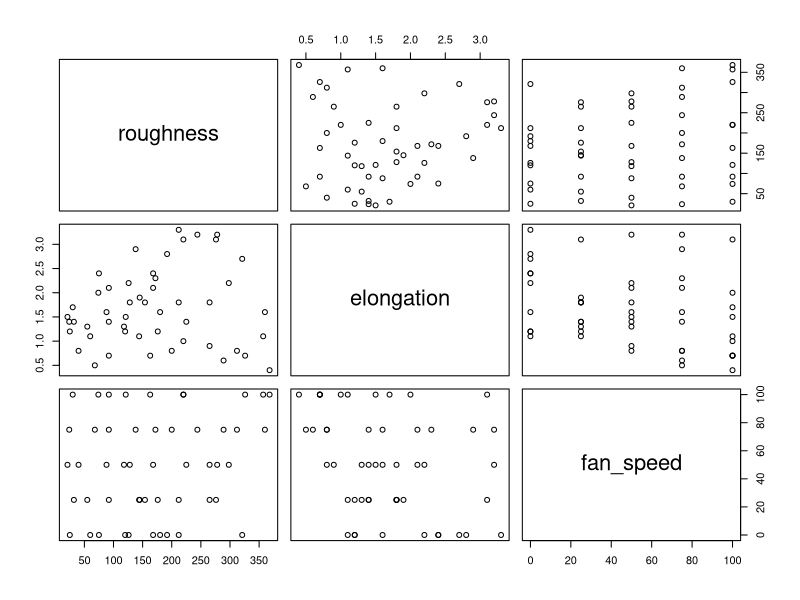

Here is the R script that generated this plot: (Note: this script raises an error after producing the figure.)
#=============================================================
# file: main.r
# Author: Dang Cao Minh
# Comment language: Vietnamese
# Language: R
# Date modified: 20/11/2023
# Dataset file: data.csv
# Contributors:
#               Đoàn Minh Khôi
#               Hồ Cảnh Minh
#               Vũ Hoàng Quân
#               Lê Châu Nhật Minh
# Brief:
#    - This is part of our probability and statistics project
#    - The aim of the study is to determine how much of the
#    adjustment parameters in 3d printers affect the print
#    quality, accuracy, strength. Where there are nine setting
#    parameters, three measured output parameters.
#    - Content
#       + Setting Parameters:
#           Layer Height (mm)
#           Wall Thickness (mm)
#           Infill Density (%)
#           Infill Pattern ()
#           Nozzle Temperature (Cº)
#           Bed Temperature (Cº)
#           Print Speed (mm/s)
#           Material ()
#           Fan Speed (%)
#       + Output Parameters: (Measured)
#           Roughness (µm)
#           Tension (ultimate) Strenght (MPa)
#           Elongation (%)


#=============================================================
#=============================================================
#--============= USER-DEFINED FUNCTION =======================
#=============================================================
#=============================================================

#-------------------------------------------------------------
# Chuyển kiểu dữ liệu data frame có một cột sang array
# Giá trị nhập vào: data frame chỉ có một cột
# Giá trị trả về: array
# Độ phức tạp: O(x)
df_to_array <- function(datainput) {
  return(array(unlist(datainput)))
}

#-------------------------------------------------------------
# Hàm lấy tên của các cột
# Giá trị nhập vào: data frame
# Giá trị trả về: vector
# Độ phức tạp: O(y)
get_col_name <- function(datainput) {
  col_names <- colnames(datainput)
  return(col_names)
}

#-------------------------------------------------------------
# Nhập vào hai vector a và b độ dài n
# Thay tất cả giá trị a[i] trong data frame
# thành b[i] với mọi i
# Giá trị nhập vào: data frame, hai vector
# Giá trị trả về: data frame
# Độ phức tạp: O(xyn)
replace_value <- function(datainput, a, b) {
  n <- length(a)
  b_data_type <- class(b[1])
  x <- nrow(datainput)
  y <- ncol(datainput)
  if (n == 1) {
    for (i in 1:x) {
      for (j in 1:y) {
        if (datainput[i, j] == a) {
          datainput[i, j] <- b
        }
      }
    }
  } else {
    # List chứa những cột bị thay đổi dữ liệu
    changed_j_index <- list()
    for (t in 1:n) {
      for (j in 1:y) {
        # Cờ báo hiệu giá trị j đã được append hay chưa
        is_appended <- 0
        for (i in 1:x) {
          if (datainput[i, j] == a[t]) {
            if (is_appended == 0) {
              changed_j_index <- append(changed_j_index, j)
              is_appended <- 1
            }
            datainput[i, j] <- b[t]
          }
        }
      }
    }
    for (j in changed_j_index) {
      datainput[, j] <- switch(b_data_type,
        numeric = as.numeric(datainput[, j]),
        character = as.character(datainput[, j]),
        factor = as.factor(datainput[, j]),
        logical = as.logical(datainput[, j]),
        datainput[, j]
      )
    }
  }
  return(datainput)
}

#-------------------------------------------------------------
# Hàm tính trung bình
# Giá trị nhập vào: data frame
# Giá trị trả về: vector
# Độ phức tạp: O(xy)
mean <- function(datainput) {
  # Trả về giá trị trung bình của từng cột
  x <- nrow(datainput)
  y <- ncol(datainput)
  mean <- vector("numeric", y)
  for (i in 1:x) {
    for (j in 1:y) {
      mean[j] <- mean[j] + datainput[i, j] / x
    }
  }
  return(mean)
}

#-------------------------------------------------------------
# Hàm tính trung vị
# Giá trị nhập vào: data frame
# Giá trị trả về: vector
# Độ phức tạp: O(xlog(x)y)
median <- function(datainput) {
  # Trả về giá trị trung vị của từng cột
  x <- nrow(datainput)
  y <- ncol(datainput)
  array <- vector("numeric", y)
  for (i in 1:y) {
    sorted_array <- sort(df_to_array(datainput[i]))
    if (x %% 2 == 1) {
      array[i] <- sorted_array[as.integer(x / 2) + 1]
    } else {
      array[i] <- (sorted_array[as.integer(x / 2)]) / 2
      array[i] <- array[i] +
        (sorted_array[as.integer(x / 2) + 1]) / 2
    }
  }
  return(array)
}

#-------------------------------------------------------------
# Hàm tính độ lệch chuẩn
# Giá trị nhập vào: data frame
# Giá trị trả về: vector
# Độ phức tạp: O(xy)
standard_derivation <- function(datainput) {
  # Trả về độ lệch chuẩn của từng cột
  y <- ncol(datainput)
  array <- vector("numeric", y)
  for (j in 1:y) {
    array[j] <- sqrt(mean(df_to_array(datainput[j]^2)) -
                       mean(df_to_array(datainput[j]))^2)
  }
  return(array)
}

#-------------------------------------------------------------
# Hàm tính min
# Giá trị nhập vào: data frame
# Giá trị trả về: vector
# Độ phức tạp: O(xy)
min <- function(datainput) {
  # Trả về giá trị nhỏ nhất của từng cột
  x <- nrow(datainput)
  y <- ncol(datainput)
  array <- vector("numeric", y)
  for (j in 1:y) {
    min_value <- datainput[1, j]
    for (i in 2:x) {
      if (datainput[i, j] < min_value) {
        min_value <- datainput[i, j]
      }
    }
    array[j] <- min_value
  }
  return(array)
}

#-------------------------------------------------------------
# Hàm tính max
# Giá trị nhập vào: data frame
# Giá trị trả về: vector
# Độ phức tạp: O(xy)
max <- function(datainput) {
  # Trả về giá trị lớn nhất của từng cột
  x <- nrow(datainput)
  y <- ncol(datainput)
  array <- vector("numeric", y)
  for (j in 1:y) {
    max_value <- datainput[1, j]
    for (i in 2:x) {
      if (datainput[i, j] > max_value) {
        max_value <- datainput[i, j]
      }
    }
    array[j] <- max_value
  }
  return(array)
}

# =============================================================
# =============================================================
# ====================== MAIN CODE ============================
# =============================================================
# =============================================================

options(scipen = 99)
library(ggplot2)
library(reshape2)

# Vào dữ liệu
data <- read.csv("data.csv")
View(data)

# =============================================================
# ================== TIỀN XỬ LÝ SỐ LIỆU =======================
# =============================================================

# Hiển thị hai biến phân loại
print(table(data$infill_pattern))
print(table(data$material))
#-------------------------------------------------------------
#Vẽ bảng phân phối của ba biến output
pairs(~roughness + elongation + fan_speed, data)

#-------------------------------------------------------------
# Lọc dữ liệu
filtered_data <- data.frame(
  data[1], data[2], data[3],
  data[4], data[5], data[6],
  data[7], data[8], data[9]
)

# Hiển thị kết quả
View(filtered_data)

#-------------------------------------------------------------
# Kiểm tra dữ liệu bị khuyết
print(apply(is.na(filtered_data), 2, which))

#-------------------------------------------------------------
# Chuyển đổi biến
# grid -> 0, honeycomb -> 1, abs -> 0, pla -> 1
# Sử dụng hàm tự viết là replace_value
converted_data <- replace_value(
  filtered_data,
  c("grid", "honeycomb", "abs", "pla"),
  c(0, 1, 0, 1)
)

# Hiển thị kết quả
View(converted_data)

#-------------------------------------------------------------
# Tính các giá trị thống kê mẫu
# Sử dụng các hàm tự viết như get_col_name, mean,
# median, standard_derivation
col.names <- get_col_name(converted_data)
mean <- mean(converted_data)
median <- median(converted_data)
min <- min(converted_data)
max <- max(converted_data)
sd <- standard_derivation(converted_data)
table <- data.frame(col.names, mean, median, min, max, sd)

# Hiển thị kết quả
View(table)

#=============================================================
#====================== VẼ HEATMAP ===========================
#=============================================================

# Tạo dataframe cho heatmap
heatmap_data <- replace_value(
  data,
  c("grid", "honeycomb", "abs", "pla"),
  c(0, 1, 0, 1)
)

# Tạo dải màu cho heatmap
color_palette <- c("#00ffff", "#8877ff", "#ff00ff")

# Tạo ma trận tương quan và làm tròn các hệ số
corr_matr <- round(cor(heatmap_data), 2)

# Reshape ma trận về dạng thích hợp để đưa vào heatmap
melted_corr_matr <- melt(corr_matr)

#-------------------------------------------------------------
# Tạo cửa sổ graphic mới
dev.new()

# In heatmap
print(
  ggplot(data = melted_corr_matr, aes(
    x = Var1,
    y = Var2, fill = value
  )) +
    geom_tile(color = "white", linewidth = 0.5) +
    geom_text(
      aes(Var1,
        Var2,
        label = value
      ),
      color = "white", size = 4
    ) +
    scale_fill_gradientn(colors = color_palette)
)

#=============================================================
#====================== VẼ HISTOGRAM =========================
#=============================================================

# Tạo cửa sổ graphic mới
dev.new()

# Vẽ histogram của layer height
hist(converted_data[, "layer_height"],
  xlab = "layer_height",
  main = "Histogram của layer height"
)

#-------------------------------------------------------------
# Tạo cửa sổ graphic mới
dev.new()

# Vẽ histogram của wall thickness
hist(converted_data[, "wall_thickness"],
  xlab = "wall_thickness",
  main = "Histogram của wall thickness"
)

#-------------------------------------------------------------
# Tạo cửa sổ graphic mới
dev.new()

# Vẽ histogram của infill density
hist(converted_data[, "infill_density"],
  xlab = "infill_density",
  main = "Histogram của infill density"
)

#-------------------------------------------------------------
# Tạo cửa sổ graphic mới
dev.new()

# Vẽ histogram của material
hist(converted_data[, "material"],
  xlab = "material",
  main = "Histogram của material"
)

#=============================================================
#====================== TẠO BOXPLOT ==========================
#=============================================================

# Tạo dataframe cho boxplot
boxplot_data <- replace_value(
  data,
  c("grid", "honeycomb", "abs", "pla"),
  c(0, 1, 0, 1)
)

#-------------------------------------------------------------
# Tạo cửa sổ graphic mới
dev.new()

# Boxplot cho layer height và roughness
boxplot(layer_height ~ roughness,
  data = boxplot_data,
  main = "Boxplot cho layer height và roughness"
)

#-------------------------------------------------------------
# Tạo cửa sổ graphic mới
dev.new()

# Boxplot cho layer height và elongation
boxplot(layer_height ~ elongation,
  data = boxplot_data,
  main = "Boxplot cho layer height và elongation"
)

#-------------------------------------------------------------
# Tạo cửa sổ graphic mới
dev.new()

# Boxplot cho wall thickness và tension strength
boxplot(wall_thickness ~ tension_strenght,
  data = boxplot_data,
  main = "Boxplot cho wall thickness và tension strength"
)

#=============================================================
#=============== HỒI QUY TUYẾN TÍNH ĐA BIẾN ==================
#=============================================================

# Tạo dataframe cho hồi quy tuyến tính
linear_regression_data <- replace_value(
  data,
  c("grid", "honeycomb", "abs", "pla"),
  c(0, 1, 0, 1)
)

#-------------------------------------------------------------
# Hồi quy cho biến roughness và 8 biến input
roughness_model <- lm(formula =
    roughness ~
    (layer_height +
     wall_thickness +
     infill_density +
     infill_pattern +
     nozzle_temperature +
     bed_temperature +
     print_speed +
     material),
  data = linear_regression_data
)

# In ra kết quả
print(cat(
  "Kết quả hồi quy tuyến tính đa biến cho",
  "biến roughness và 8 biến input"
))
print(summary(roughness_model))

#-------------------------------------------------------------
# Điều chỉnh lại mô hình roughness, loại bỏ ba biến
# wall_thickness, infill_density và infill_pattern
adjusted_roughness_model <- lm(formula =
    roughness ~
    (layer_height +
     nozzle_temperature +
     bed_temperature +
     print_speed +
     material),
  data = linear_regression_data
)

# In ra kết quả
print("Điều chỉnh lại mô hình cho biến roughness")
print(summary(adjusted_roughness_model))

#-------------------------------------------------------------
# Hồi quy cho biến tension strength và 8 biến input
tension_strenght_model <- lm(formula =
    tension_strenght ~
    (layer_height +
     wall_thickness +
     infill_density +
     infill_pattern +
     nozzle_temperature +
     bed_temperature +
     print_speed +
     material),
  data = linear_regression_data
)

# In ra kết quả
print(cat(
  "Kết quả hồi quy tuyến tính đa biến cho biến",
  "tension strength và 8 biến input"
))
print(summary(tension_strenght_model))

#-------------------------------------------------------------
# Điều chỉnh lại mô hình tension strength, loại bỏ ba biến
# infill_pattern, print_speed và material
adjusted_tension_strenght_model <- lm(formula =
    tension_strenght ~
    (layer_height +
     wall_thickness +
     infill_density +
     nozzle_temperature +
     bed_temperature),
  data = linear_regression_data
)

# In ra kết quả
print("Điều chỉnh lại mô hình cho biến tension strength")
print(summary(adjusted_tension_strenght_model))

#-------------------------------------------------------------
# Hồi quy cho biến elongation và 8 biến input
elongation_model <- lm(formula =
    elongation ~
    (layer_height +
     wall_thickness +
     infill_density +
     infill_pattern +
     nozzle_temperature +
     bed_temperature +
     print_speed +
     material),
  data = linear_regression_data
)

# In ra kết quả
print(cat(
  "Kết quả hồi quy tuyến tính đa biến cho",
  "biến elongation và 8 biến input"
))
print(summary(elongation_model))

#-------------------------------------------------------------
# Điều chỉnh lại mô hình elongation, loại bỏ ba biến
# wall_thickness, infill_pattern, print_speed
adjusted_elongation_model <- lm(formula =
    elongation ~
    (layer_height +
     infill_density +
     nozzle_temperature +
     bed_temperature +
     material),
  data = linear_regression_data
)

# In ra kết quả
print("Điều chỉnh lại mô hình cho biến elongation")
print(summary(adjusted_elongation_model))

#=============================================================
#==================== DỰ ĐOÁN SỐ LIỆU ========================
#=============================================================

# Tạo test case
test_data <- data.frame(
  layer_height = 0.06,
  wall_thickness = 8,
  infill_density = 90,
  infill_pattern = 1,
  nozzle_temperature = 220,
  bed_temperature = 80,
  print_speed = 40,
  material = 1,
  fan_speed = 0
)

# In kết quả dự đoán roughness
print(predict(adjusted_roughness_model, test_data))

# In kết quả dự đoán tension strength
print(predict(adjusted_tension_strenght_model, test_data))

# In kết quả dự đoán elongation
print(predict(adjusted_elongation_model, test_data))
